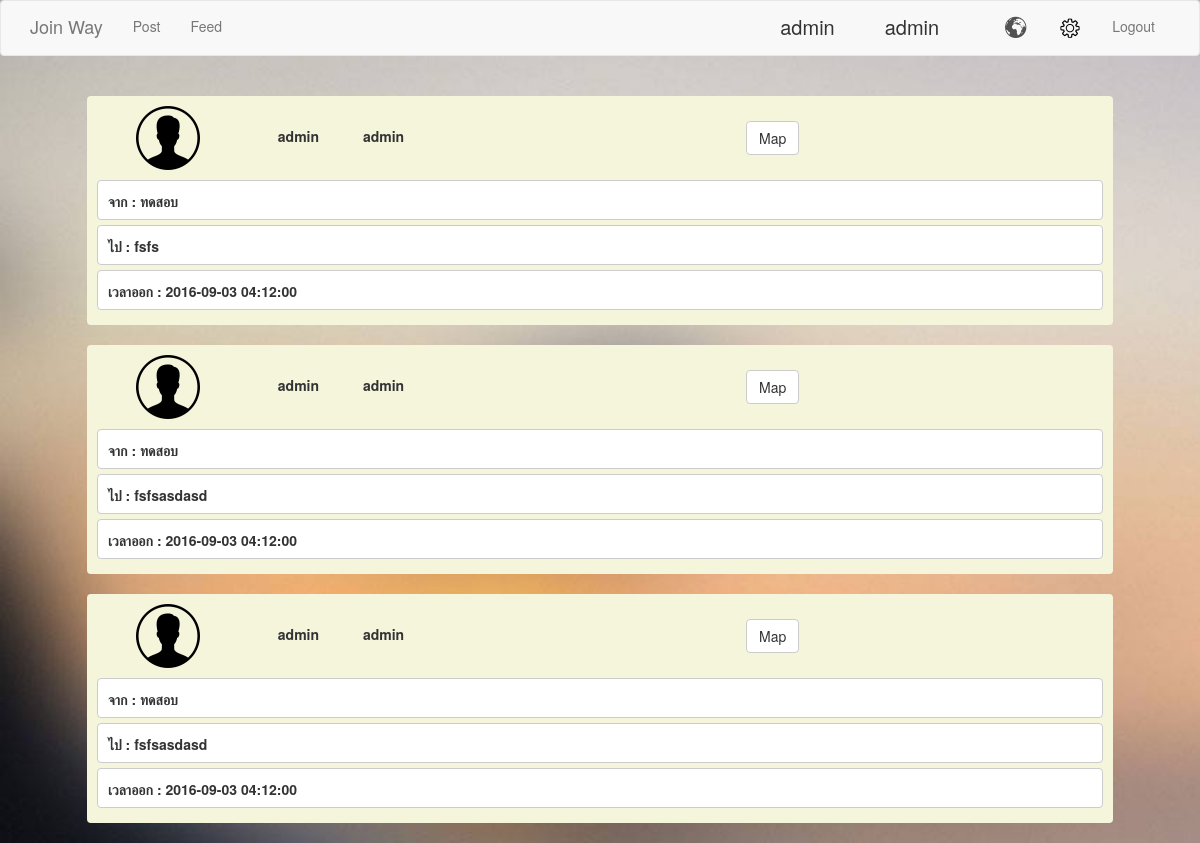
/source/phpViewPage.php (signed in), run on an earlier commit of the app's database.
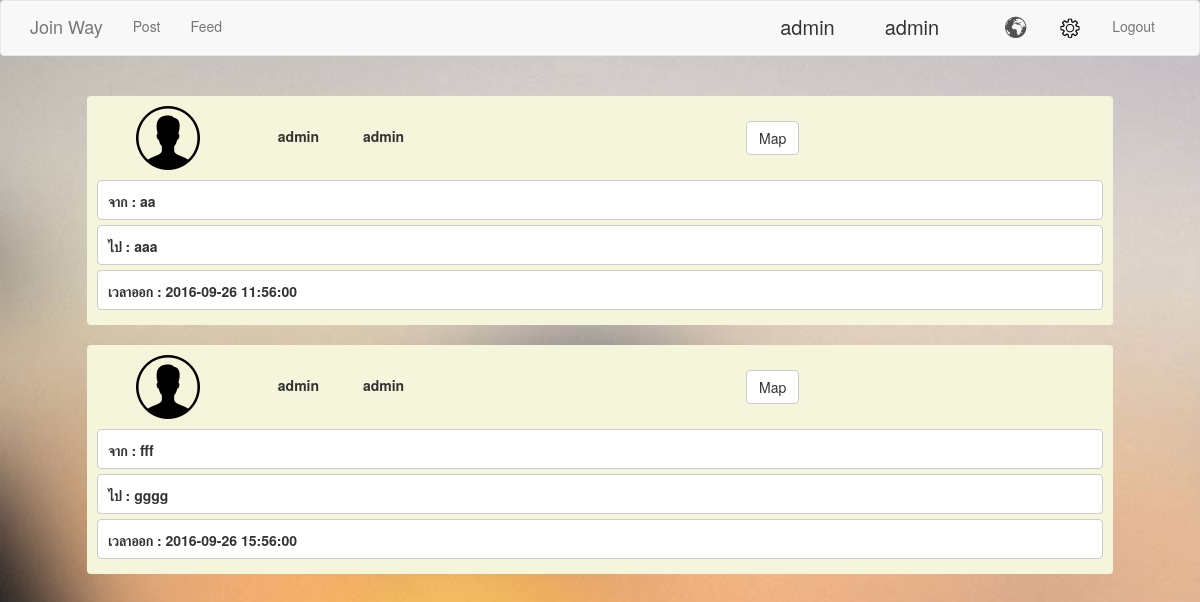
And on a later commit of the database.
### tables this page shows
CREATE TABLE `map` (
  `map_id` int(11) NOT NULL,
  `meeting_point` text,
  `license_plate` varchar(10) DEFAULT NULL,
  `map_datetime` datetime DEFAULT NULL,
  `start_lat` varchar(200) DEFAULT NULL,
  `start_lng` varchar(200) DEFAULT NULL,
  `end_lat` varchar(200) DEFAULT NULL,
  `end_lng` varchar(200) DEFAULT NULL,
  `start` text,
  `end` text,
  `type` varchar(10) DEFAULT NULL,
  `user_id` varchar(10) DEFAULT NULL
);

CREATE TABLE `user` (
  `user_id` varchar(10) NOT NULL,
  `username` varchar(15) NOT NULL,
  `password` varchar(15) NOT NULL,
  `firstname` varchar(200) NOT NULL,
  `lastname` varchar(200) NOT NULL,
  `image` text NOT NULL
);

### source/phpViewPage.php (the view, shortened to what this page needs)
<!DOCTYPE html>
<html>
<head>
	<link rel="stylesheet" type="text/css" href="css/bootstrap.css">
<?
    $sqlVal = $_SESSION['login_true_admin'];
    $result = mysql_query("select * from user where username='$sqlVal'");
    $row = mysql_fetch_array($result);
?>
</head>
<body>
	<nav class="navbar navbar-default">
		<div class="container">
		    <div class="navbar-header">
		      <a class="navbar-brand" href="phpStickyPage.php">Join Way</a>
		    </div>
		    <div class="collapse navbar-collapse" id="bs-example-navbar-collapse-1">
		    	<ul class="nav navbar-nav">
		    		<li><a href="phpStickyPage.php">Post<span class="sr-only">(current)</span></a></li>
		    		<li><a href="phpViewPage.php">Feed<span class="icon-bar"></span></a></li>
		      	</ul>
		      	<ul class="nav navbar-nav navbar-right">
		      		<li id="sdf"> <?=$row["firstname"]; ?> </li>
		      		<li id="sdf"> <?=$row["lastname"];?> </li>
		        	<li><a href="phpSelectPage.php" onclick="alarm();"><img id="" src="image/globe-01.png"></a></li>
			    	<li><a href=""><img id="" src="image/setting.png"></a></li>
			    	<li><a href="phpLogout.php">Logout</a></li>
		      	</ul>
		    </div>
		</div>
	</nav>
<?
$sql = mysql_query("select * from map,user where map.user_id = user.user_id");
while($bbb = mysql_fetch_array($sql)){
?>
<br>
	<div class="container" align="center">
		<form name="formPost" method="post" action="phpRequestPage.php">
			<div class="paneshow">
				<div class="row">
					<div class="col-md-2">
						<img id="" src="image/male.png">
					</div>
					<div class="col-md-2">
						<label id=""><?=$bbb['firstname']?></label>
						<label id="nnn"><?=$bbb['lastname']?></label>
					</div>
					<div class="col-md-8">
						<button class="btn btn-default" id="yoo">Map</button>
					</div>
				</div>
				<div class="find text-left">
					<label id="mmm">จาก : <?=$bbb['start']?></label>
					<label id="mmm">ไป : <?=$bbb['end']?></label>
					<label id="mmm">เวลาออก : <?=$bbb['map_datetime']?></label>
				</div>
			</div>
		</form>
	</div>
<?}?>
<br>
</body>
</html>

What changed in the data, as far as the page shows it:
removed map: user.firstname "admin", user.lastname "admin", start "ทดสอบ", end "fsfs", map_datetime "2016-09-03 04:12:00"
removed map: user.firstname "admin", user.lastname "admin", start "ทดสอบ", end "fsfsasdasd", map_datetime "2016-09-03 04:12:00"
removed map: user.firstname "admin", user.lastname "admin", start "ทดสอบ", end "fsfsasdasd", map_datetime "2016-09-03 04:12:00"
added map: user.firstname "admin", user.lastname "admin", start "aa", end "aaa", map_datetime "2016-09-26 11:56:00"
added map: user.firstname "admin", user.lastname "admin", start "fff", end "gggg", map_datetime "2016-09-26 15:56:00"
